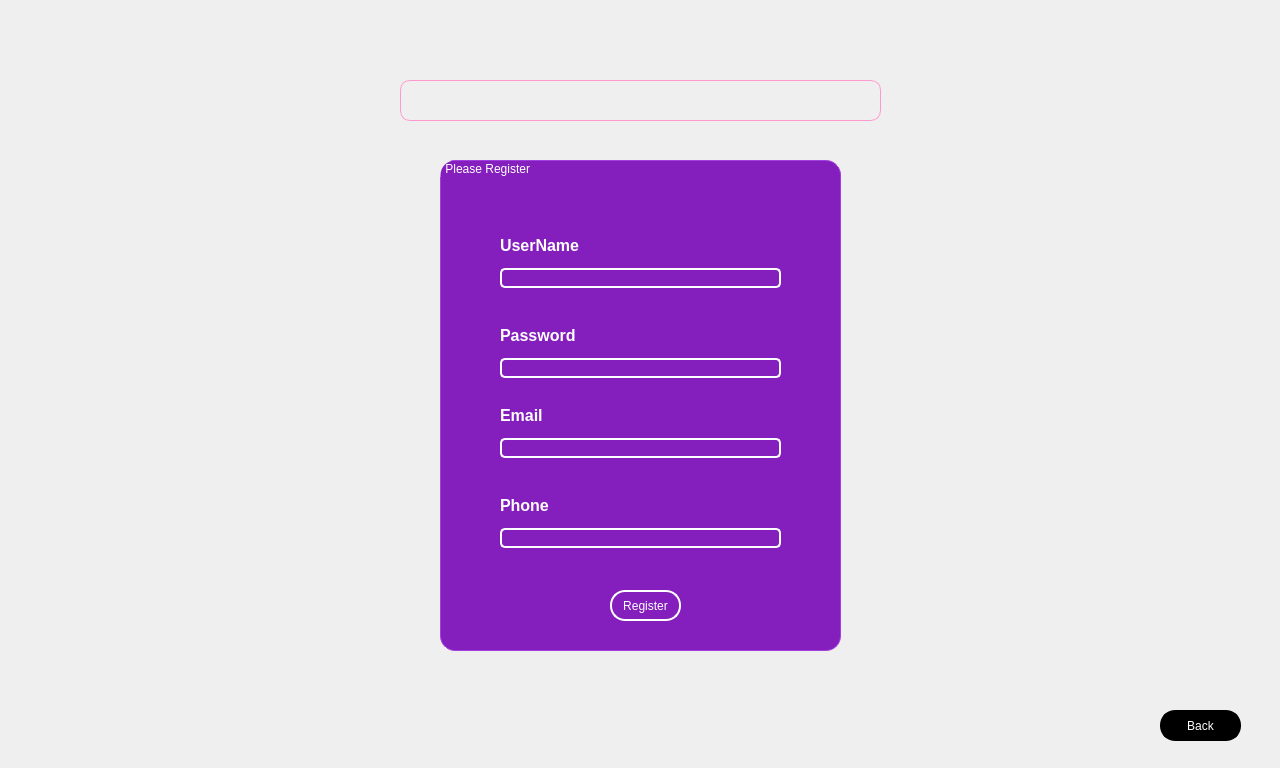
<?xml version="1.0" encoding="UTF-8"?>
<ui version="4.0">
 <class>signup</class>
 <widget class="QDialog" name="signup">
  <property name="geometry">
   <rect>
    <x>0</x>
    <y>0</y>
    <width>1280</width>
    <height>768</height>
   </rect>
  </property>
  <property name="windowTitle">
   <string>SingUp</string>
  </property>
  <property name="windowIcon">
   <iconset>
    <normaloff>:/image/image/window_icon.png</normaloff>:/image/image/window_icon.png</iconset>
  </property>
  <property name="styleSheet">
   <string notr="true">#signup{

border-image:  url(:/image/Background03.png) 0 0 0 0 stretch stretch;}

</string>
  </property>
  <widget class="QGroupBox" name="groupBox_register">
   <property name="geometry">
    <rect>
     <x>440</x>
     <y>160</y>
     <width>401</width>
     <height>491</height>
    </rect>
   </property>
   <property name="styleSheet">
    <string notr="true">#groupBox_register{font: 19pt &quot;Segoe UI&quot;;
color:White;

border-radius: 15px;

background-color: #841ebc;
border: 1px solid #a23fdf;}</string>
   </property>
   <property name="title">
    <string> Please Register</string>
   </property>
   <widget class="QWidget" name="layoutWidget">
    <property name="geometry">
     <rect>
      <x>60</x>
      <y>160</y>
      <width>281</width>
      <height>58</height>
     </rect>
    </property>
    <layout class="QVBoxLayout" name="verticalLayout_2">
     <item>
      <widget class="QLabel" name="label_register_password">
       <property name="text">
        <string>&lt;html&gt;&lt;head/&gt;&lt;body&gt;&lt;p&gt;&lt;span style=&quot; font-size:12pt; font-weight:700; color:#ffffff;&quot;&gt;Password&lt;/span&gt;&lt;/p&gt;&lt;/body&gt;&lt;/html&gt;</string>
       </property>
      </widget>
     </item>
     <item>
      <widget class="QLineEdit" name="lineedit_register_password">
       <property name="styleSheet">
        <string notr="true">font: 12pt &quot;Segoe UI&quot;;
border: 2px solid  white;
 border-radius: 5px;
background-color: transparent;
color: white;</string>
       </property>
       <property name="echoMode">
        <enum>QLineEdit::EchoMode::Password</enum>
       </property>
      </widget>
     </item>
    </layout>
   </widget>
   <widget class="QWidget" name="layoutWidget_2">
    <property name="geometry">
     <rect>
      <x>60</x>
      <y>240</y>
      <width>281</width>
      <height>58</height>
     </rect>
    </property>
    <layout class="QVBoxLayout" name="verticalLayout_3">
     <item>
      <widget class="QLabel" name="label_register_email">
       <property name="text">
        <string>&lt;html&gt;&lt;head/&gt;&lt;body&gt;&lt;p&gt;&lt;span style=&quot; font-size:12pt; font-weight:700; color:#ffffff;&quot;&gt;Email&lt;/span&gt;&lt;/p&gt;&lt;/body&gt;&lt;/html&gt;</string>
       </property>
      </widget>
     </item>
     <item>
      <widget class="QLineEdit" name="lineedit_register_email">
       <property name="styleSheet">
        <string notr="true">font: 12pt &quot;Segoe UI&quot;;
border: 2px solid  white;
 border-radius: 5px;
background-color: transparent;
color: white;</string>
       </property>
      </widget>
     </item>
    </layout>
   </widget>
   <widget class="QWidget" name="layoutWidget_3">
    <property name="geometry">
     <rect>
      <x>60</x>
      <y>330</y>
      <width>281</width>
      <height>58</height>
     </rect>
    </property>
    <layout class="QVBoxLayout" name="verticalLayout_4">
     <item>
      <widget class="QLabel" name="label_register_phone">
       <property name="text">
        <string>&lt;html&gt;&lt;head/&gt;&lt;body&gt;&lt;p&gt;&lt;span style=&quot; font-size:12pt; font-weight:700; color:#ffffff;&quot;&gt;Phone&lt;/span&gt;&lt;/p&gt;&lt;/body&gt;&lt;/html&gt;</string>
       </property>
      </widget>
     </item>
     <item>
      <widget class="QLineEdit" name="lineedit_register_phone">
       <property name="styleSheet">
        <string notr="true">font: 12pt &quot;Segoe UI&quot;;
border: 2px solid  white;
 border-radius: 5px;
background-color: transparent;
color: white;</string>
       </property>
      </widget>
     </item>
    </layout>
   </widget>
   <widget class="QPushButton" name="pushButton_register">
    <property name="geometry">
     <rect>
      <x>170</x>
      <y>430</y>
      <width>71</width>
      <height>31</height>
     </rect>
    </property>
    <property name="styleSheet">
     <string notr="true">  border: 2px solid #ffffff;
font: 10pt &quot;Segoe UI&quot;;
  border-radius: 15px;
color: #ffffff;</string>
    </property>
    <property name="text">
     <string>Register</string>
    </property>
   </widget>
   <widget class="QWidget" name="layoutWidget">
    <property name="geometry">
     <rect>
      <x>60</x>
      <y>70</y>
      <width>281</width>
      <height>58</height>
     </rect>
    </property>
    <layout class="QVBoxLayout" name="verticalLayout">
     <item>
      <widget class="QLabel" name="label_register_username">
       <property name="text">
        <string>&lt;html&gt;&lt;head/&gt;&lt;body&gt;&lt;p&gt;&lt;span style=&quot; font-size:12pt; font-weight:700; color:#ffffff;&quot;&gt;UserName&lt;/span&gt;&lt;/p&gt;&lt;/body&gt;&lt;/html&gt;</string>
       </property>
      </widget>
     </item>
     <item>
      <widget class="QLineEdit" name="lineedit_register_username">
       <property name="styleSheet">
        <string notr="true">font: 12pt &quot;Segoe UI&quot;;
border: 2px solid  white;
 border-radius: 5px;
background-color: transparent;
color: white;</string>
       </property>
      </widget>
     </item>
    </layout>
   </widget>
  </widget>
  <widget class="QLabel" name="label">
   <property name="geometry">
    <rect>
     <x>400</x>
     <y>80</y>
     <width>481</width>
     <height>41</height>
    </rect>
   </property>
   <property name="styleSheet">
    <string notr="true">  border: 1px solid #ff99cc;
  border-radius: 10px;
color: #ff99cc;</string>
   </property>
   <property name="text">
    <string/>
   </property>
  </widget>
  <widget class="QPushButton" name="pushButton_back">
   <property name="geometry">
    <rect>
     <x>1160</x>
     <y>710</y>
     <width>81</width>
     <height>31</height>
    </rect>
   </property>
   <property name="styleSheet">
    <string notr="true">border: 3px solid #000000;
background-color:#000000;
border-radius: 15px;
color: white;
font: 700 10pt &quot;Segoe UI&quot;;
	</string>
   </property>
   <property name="text">
    <string>Back</string>
   </property>
  </widget>
 </widget>
 <resources/>
 <connections/>
</ui>
